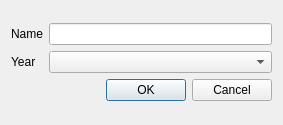
<?xml version="1.0" encoding="UTF-8"?>
<ui version="4.0">
 <class>KNewBudgetDlg</class>
 <widget class="QDialog" name="KNewBudgetDlg">
  <property name="geometry">
   <rect>
    <x>0</x>
    <y>0</y>
    <width>283</width>
    <height>125</height>
   </rect>
  </property>
  <property name="windowTitle">
   <string>New Budget</string>
  </property>
  <property name="modal">
   <bool>true</bool>
  </property>
  <layout class="QGridLayout">
   <item row="0" column="0">
    <layout class="QVBoxLayout">
     <item>
      <layout class="QHBoxLayout">
       <item>
        <layout class="QVBoxLayout">
         <item>
          <widget class="QLabel" name="textLabel2">
           <property name="text">
            <string comment="header of the budget name column">Name</string>
           </property>
           <property name="wordWrap">
            <bool>false</bool>
           </property>
          </widget>
         </item>
         <item>
          <widget class="QLabel" name="textLabel1">
           <property name="text">
            <string>Year</string>
           </property>
           <property name="wordWrap">
            <bool>false</bool>
           </property>
          </widget>
         </item>
        </layout>
       </item>
       <item>
        <layout class="QVBoxLayout">
         <item>
          <widget class="KLineEdit" name="m_leBudgetName"/>
         </item>
         <item>
          <widget class="KComboBox" name="m_cbYear">
           <property name="sizePolicy">
            <sizepolicy hsizetype="Expanding" vsizetype="Fixed">
             <horstretch>0</horstretch>
             <verstretch>0</verstretch>
            </sizepolicy>
           </property>
           <property name="currentIndex">
            <number>-1</number>
           </property>
          </widget>
         </item>
        </layout>
       </item>
      </layout>
     </item>
     <item>
      <widget class="QDialogButtonBox" name="buttonBox">
       <property name="standardButtons">
        <set>QDialogButtonBox::Cancel|QDialogButtonBox::Ok</set>
       </property>
      </widget>
     </item>
    </layout>
   </item>
  </layout>
 </widget>
 <layoutdefault spacing="6" margin="11"/>
 <customwidgets>
  <customwidget>
   <class>KLineEdit</class>
   <extends>QLineEdit</extends>
   <header>klineedit.h</header>
  </customwidget>
  <customwidget>
   <class>KComboBox</class>
   <extends>QComboBox</extends>
   <header>kcombobox.h</header>
  </customwidget>
 </customwidgets>
 <resources/>
 <connections/>
</ui>
